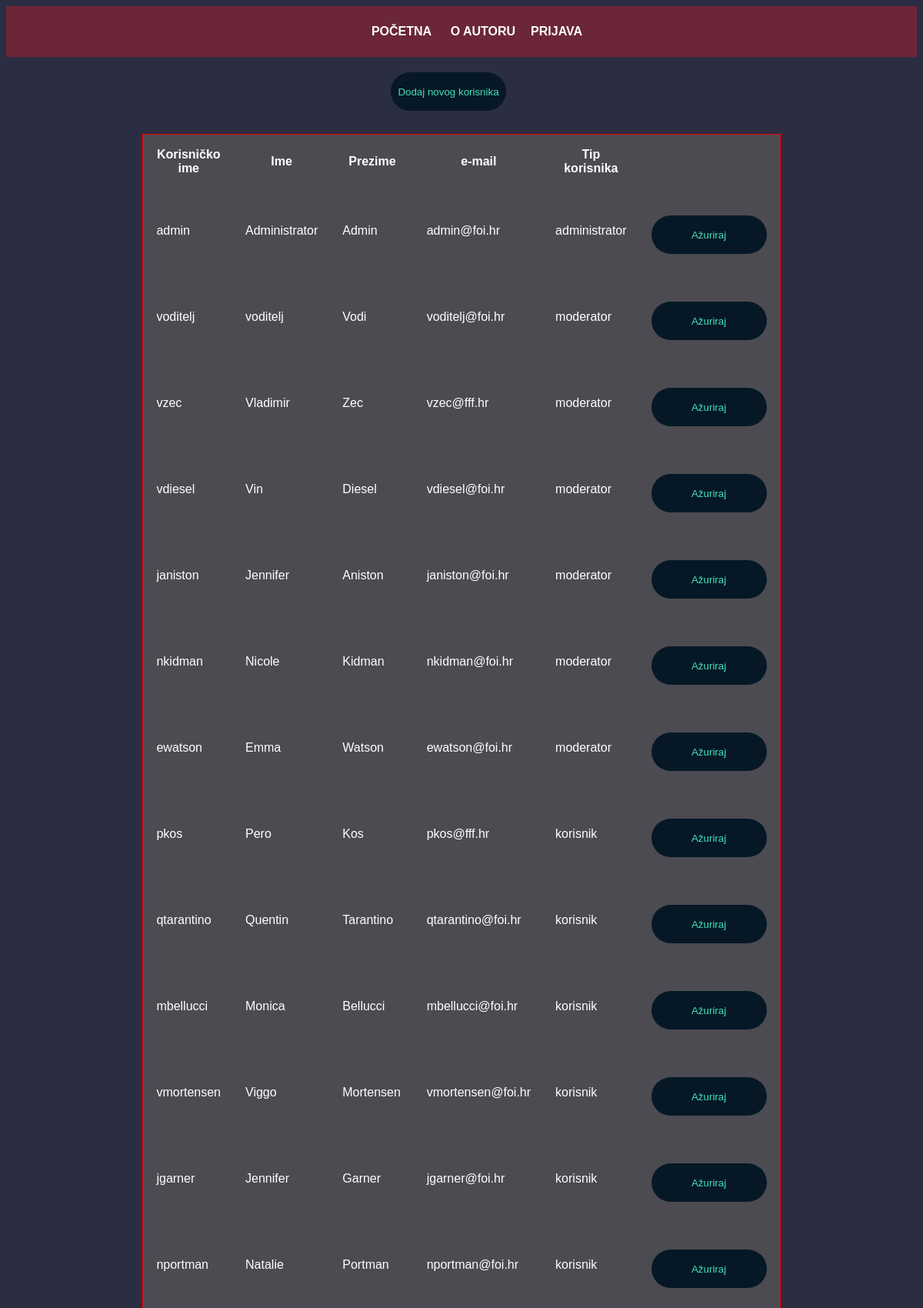
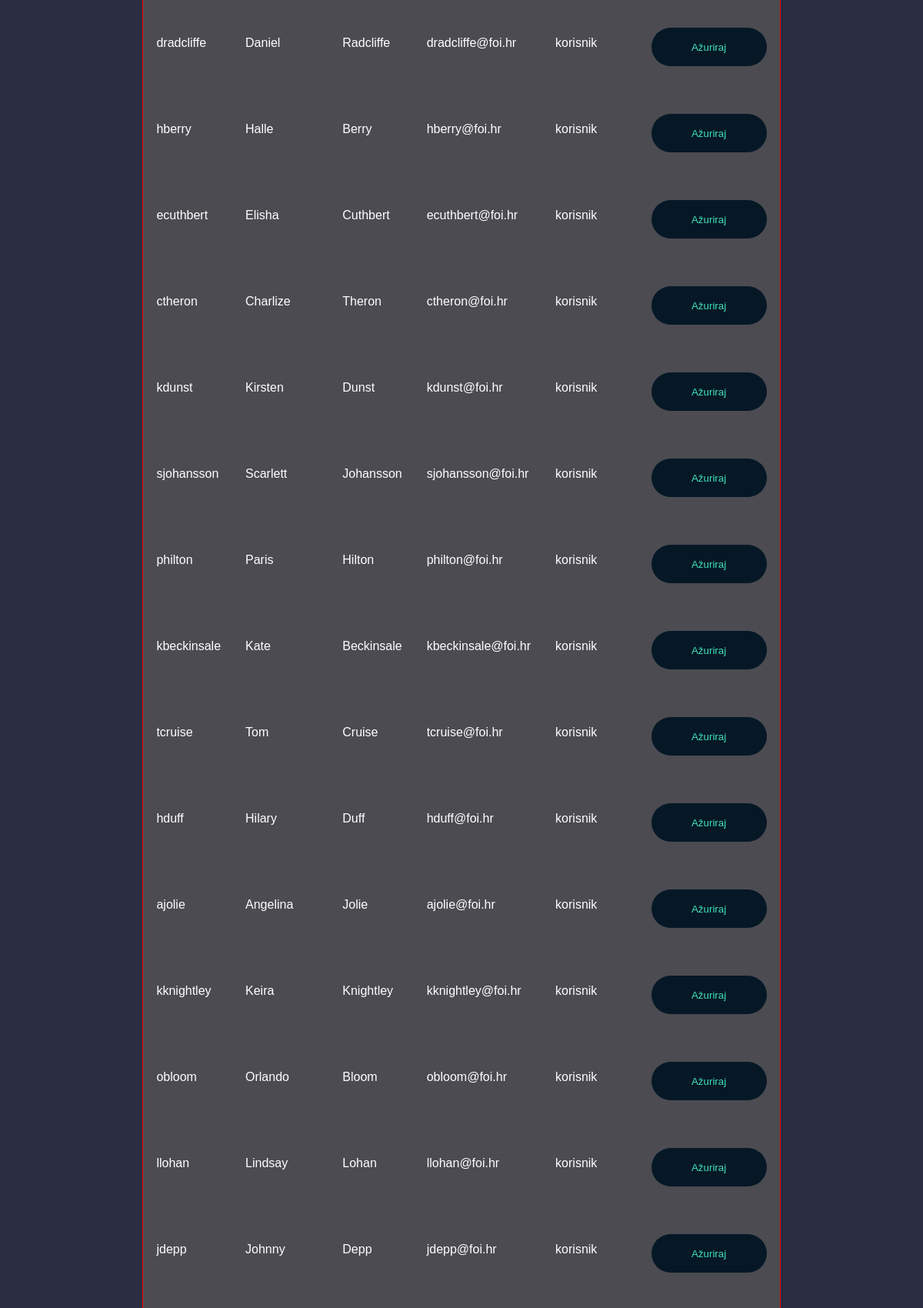
Page /popis_korisnika.php (upper part) on the committed database (2 pictures, top to bottom).
### tables this page shows
CREATE TABLE IF NOT EXISTS `korisnik` (
  `korisnik_id` INT NOT NULL AUTO_INCREMENT,
  `tip_korisnika_id` INT NOT NULL,
  `medijska_kuca_id` INT NULL,
  `korime` VARCHAR(50) NOT NULL,
  `ime` VARCHAR(50) NOT NULL,
  `prezime` VARCHAR(50) NOT NULL,
  `email` VARCHAR(50) NOT NULL,
  `lozinka` VARCHAR(50) NOT NULL,
  PRIMARY KEY (`korisnik_id`),
  INDEX `tip_korisnika_id_fk_idx` (`tip_korisnika_id` ASC),
  INDEX `medijska_kuca_id_fk_idx` (`medijska_kuca_id` ASC),
  CONSTRAINT `tip_korisnika_id_fk`
    FOREIGN KEY (`tip_korisnika_id`)
    REFERENCES `tip_korisnika` (`tip_korisnika_id`)
    ON DELETE NO ACTION
    ON UPDATE NO ACTION,
  CONSTRAINT `medijska_kuca_id_fk`
    FOREIGN KEY (`medijska_kuca_id`)
    REFERENCES `medijska_kuca` (`medijska_kuca_id`)
    ON DELETE NO ACTION
    ON UPDATE NO ACTION);

CREATE TABLE IF NOT EXISTS `tip_korisnika` (
  `tip_korisnika_id` INT NOT NULL AUTO_INCREMENT,
  `naziv` VARCHAR(20) NOT NULL,
  PRIMARY KEY (`tip_korisnika_id`));

### baza.php (called while the page is built, shortened)
<?php
function izvrsiUpit($veza, $upit){
	$rezultat = mysqli_query($veza,$upit);
	return $rezultat;
}

### popis_korisnika.php (the view, shortened to what this page needs)
<?php
include_once("baza.php");
$veza = spojiSeNaBazu();
$upit = "SELECT korisnik.*, tip_korisnika.naziv FROM korisnik INNER JOIN tip_korisnika ON tip_korisnika.tip_korisnika_id = korisnik.tip_korisnika_id";
$rezultat = izvrsiUpit($veza, $upit);
?>
<!DOCTYPE html>
<html lang="hr">
<head>
    <link rel="stylesheet" type="text/css" href="style.css">
</head>
<body>
    <?php include_once("header.php") ?>
    <a href="dodaj_korisnika.php"><button class="button2">Dodaj novog korisnika</button></a>
    <div class="kontenjer">
    <table class="tablica_dt">
        <thead>
            <th>Korisničko ime</th>
            <th>Ime</th>
            <th>Prezime</th>
            <th>e-mail</th>
            <th>Tip korisnika</th>
        </thead>
        <tbody>
            <?php
            while ($red = mysqli_fetch_array($rezultat)) {
                $id_korisnik = $red['korisnik_id'];
                $kor_ime = $red['korime'];
                $ime = $red['ime'];
                $prezime = $red['prezime'];
                $email = $red['email'];
                $naziv_tipa = $red['naziv'];
                echo "<tr>\n";
                echo "<td>{$kor_ime}</td>\n";
                echo "<td>{$ime}</td>\n";
                echo "<td>{$prezime}</td>\n";
                echo "<td>{$email}</td>\n";
                echo "<td>{$naziv_tipa}</td>\n";
                echo "<td><a href='azuriraj_korisnika.php?id={$id_korisnik}'><button class='button'>Ažuriraj</button></a>";
                echo "</tr>\n";
            }
            ?>
        </tbody>
    </table>
    </div>
    <?php include_once("footer.php"); ?>
</body>
</html>

### style.css (style rules this page uses)
body { background-color: #2B2D42; color: #fff; font-family: Arial, Helvetica, sans-serif; }
a { color: #41E2BA; text-decoration: none; font-size: 16px; font-weight: 700; text-transform: uppercase; }
.button { padding: 8px; color: #41E2BA; border-radius: 25px; height: 50px; border: none; width: 150px; margin-top: 20px; background-color: #061826; margin-bottom: 10px; }
button { padding: 8px; color: #41E2BA; border-radius: 25px; height: 50px; border: none; width: 150px; margin-top: 20px; background-color: #061826; margin-bottom: 10px; }
.button2 { padding: 8px; color: #41E2BA; border-radius: 25px; height: 50px; border: none; width: 150px; margin-top: 20px; background-color: #061826; margin-bottom: 10px; margin-left: 500px; }
.tablica_dt { background-color: #4B4B51; border: 1px solid red; width: 50%; }
.tablica_dt th { padding-right: 25px; padding: 15px; }
.tablica_dt td { padding: 15px; }
.kontenjer { display: flex; justify-content: center; margin-top: 20px; }

### rows in the picture
korisnik: korime "admin", ime "Administrator", prezime "Admin", email "admin@foi.hr", tip_korisnika.naziv "administrator"
korisnik: korime "voditelj", ime "voditelj", prezime "Vodi", email "voditelj@foi.hr", tip_korisnika.naziv "moderator"
korisnik: korime "vzec", ime "Vladimir", prezime "Zec", email "vzec@fff.hr", tip_korisnika.naziv "moderator"
korisnik: korime "vdiesel", ime "Vin", prezime "Diesel", email "vdiesel@foi.hr", tip_korisnika.naziv "moderator"
korisnik: korime "janiston", ime "Jennifer", prezime "Aniston", email "janiston@foi.hr", tip_korisnika.naziv "moderator"
korisnik: korime "nkidman", ime "Nicole", prezime "Kidman", email "nkidman@foi.hr", tip_korisnika.naziv "moderator"
korisnik: korime "ewatson", ime "Emma", prezime "Watson", email "ewatson@foi.hr", tip_korisnika.naziv "moderator"
korisnik: korime "pkos", ime "Pero", prezime "Kos", email "pkos@fff.hr", tip_korisnika.naziv "korisnik"
korisnik: korime "qtarantino", ime "Quentin", prezime "Tarantino", email "qtarantino@foi.hr", tip_korisnika.naziv "korisnik"
korisnik: korime "mbellucci", ime "Monica", prezime "Bellucci", email "mbellucci@foi.hr", tip_korisnika.naziv "korisnik"
korisnik: korime "vmortensen", ime "Viggo", prezime "Mortensen", email "vmortensen@foi.hr", tip_korisnika.naziv "korisnik"
korisnik: korime "jgarner", ime "Jennifer", prezime "Garner", email "jgarner@foi.hr", tip_korisnika.naziv "korisnik"
korisnik: korime "nportman", ime "Natalie", prezime "Portman", email "nportman@foi.hr", tip_korisnika.naziv "korisnik"
korisnik: korime "dradcliffe", ime "Daniel", prezime "Radcliffe", email "dradcliffe@foi.hr", tip_korisnika.naziv "korisnik"
korisnik: korime "hberry", ime "Halle", prezime "Berry", email "hberry@foi.hr", tip_korisnika.naziv "korisnik"
korisnik: korime "ecuthbert", ime "Elisha", prezime "Cuthbert", email "ecuthbert@foi.hr", tip_korisnika.naziv "korisnik"
korisnik: korime "ctheron", ime "Charlize", prezime "Theron", email "ctheron@foi.hr", tip_korisnika.naziv "korisnik"
korisnik: korime "kdunst", ime "Kirsten", prezime "Dunst", email "kdunst@foi.hr", tip_korisnika.naziv "korisnik"
korisnik: korime "sjohansson", ime "Scarlett", prezime "Johansson", email "sjohansson@foi.hr", tip_korisnika.naziv "korisnik"
korisnik: korime "philton", ime "Paris", prezime "Hilton", email "philton@foi.hr", tip_korisnika.naziv "korisnik"
korisnik: korime "kbeckinsale", ime "Kate", prezime "Beckinsale", email "kbeckinsale@foi.hr", tip_korisnika.naziv "korisnik"
korisnik: korime "tcruise", ime "Tom", prezime "Cruise", email "tcruise@foi.hr", tip_korisnika.naziv "korisnik"
korisnik: korime "hduff", ime "Hilary", prezime "Duff", email "hduff@foi.hr", tip_korisnika.naziv "korisnik"
korisnik: korime "ajolie", ime "Angelina", prezime "Jolie", email "ajolie@foi.hr", tip_korisnika.naziv "korisnik"
korisnik: korime "kknightley", ime "Keira", prezime "Knightley", email "kknightley@foi.hr", tip_korisnika.naziv "korisnik"
korisnik: korime "obloom", ime "Orlando", prezime "Bloom", email "obloom@foi.hr", tip_korisnika.naziv "korisnik"
korisnik: korime "llohan", ime "Lindsay", prezime "Lohan", email "llohan@foi.hr", tip_korisnika.naziv "korisnik"
korisnik: korime "jdepp", ime "Johnny", prezime "Depp", email "jdepp@foi.hr", tip_korisnika.naziv "korisnik"
